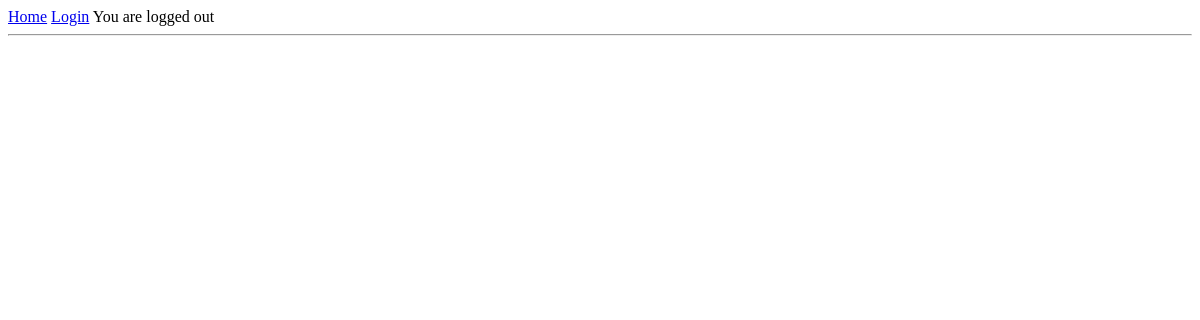
Before: / with the older database file.
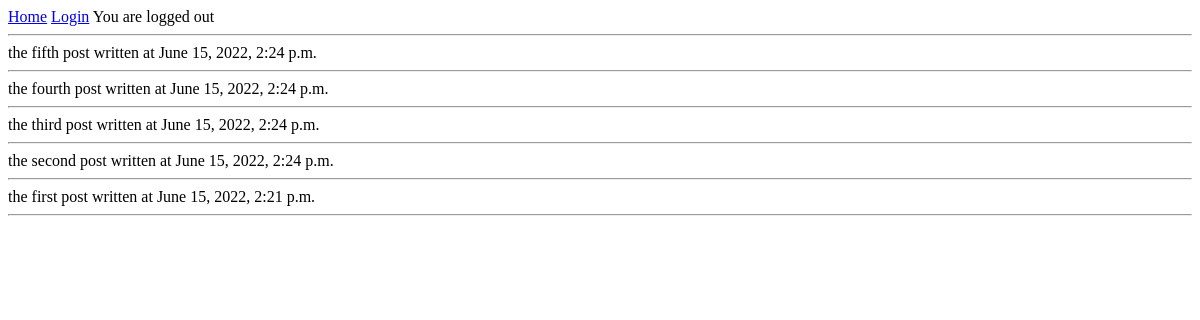
After: the same page with the newer database file.
### feed/models.py (models this page shows, shortened)
class Post(models.Model):
    text = models.CharField(max_length=240)
    date = models.DateTimeField(auto_now=True)

### feed/views.py (the view)
# urls.py: path("", views.HomePage.as_view(), name="index")
class HomePage(ListView):
    http_method_names = ["get"]
    template_name = "feed/homepage.html"
    model = Post
    context_object_name = "posts"
    queryset = Post.objects.all().order_by('-id')[0:30]

### feed/templates/feed/homepage.html (shortened to what this page needs)
{% extends 'base.html' %}
{% block body %}
    {% for post in posts %}
        {{ post.text }} written at {{ post.date }}
        <hr>
    {% endfor %}
{% endblock %}

### til/templates/base.html (shortened to what this page needs)
<!DOCTYPE html>
<html lang="en">
    <head>
    </head>
    <body>
        <a href="/">Home</a>
        {% if request.user.is_authenticated %}
            <a href="{% url 'account_logout' %}">Logout</a>
            You are logged in
        {% else %}
            <a href="{% url 'account_login' %}">Login</a>
            You are logged out
        {% endif %}
        <hr>
        {% block body %}{% endblock %}
    </body>
</html>

Changed rows visible on the page:
added Post: text "the fifth post", date "June 15, 2022, 2:24 p.m."
added Post: text "the fourth post", date "June 15, 2022, 2:24 p.m."
added Post: text "the third post", date "June 15, 2022, 2:24 p.m."
added Post: text "the second post", date "June 15, 2022, 2:24 p.m."
added Post: text "the first post", date "June 15, 2022, 2:21 p.m."
